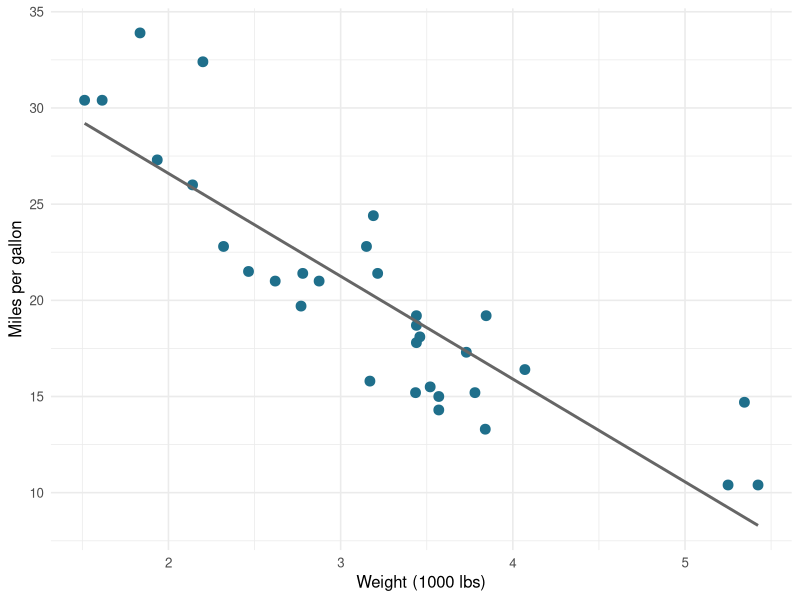
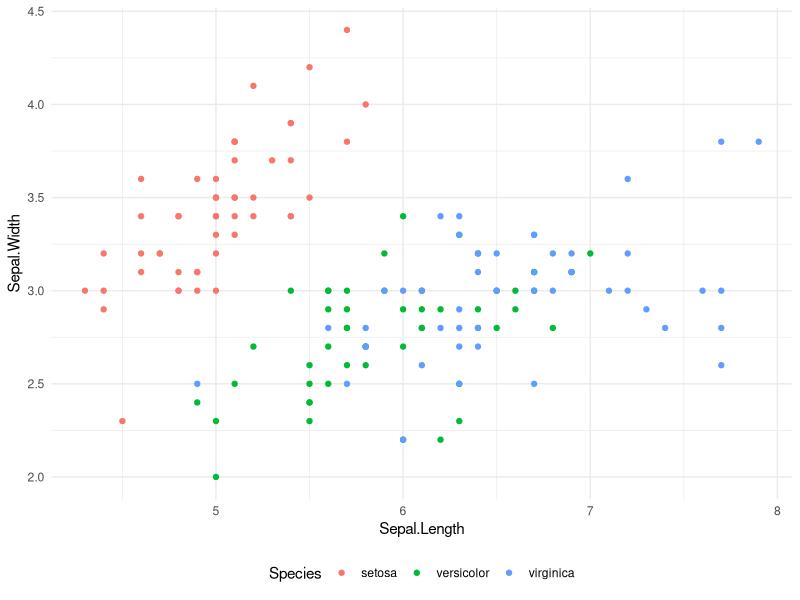
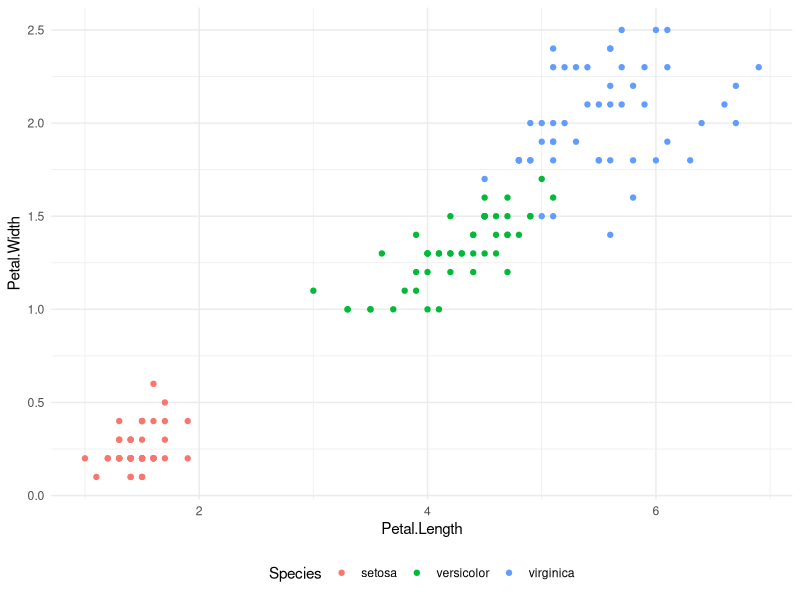

Generate these figures, in order, with R:
## ---- chunk 1
#| label: setup
#| include: false
library(knitr)
library(ggplot2)
## ---- chunk 2
#| label: tbl-mtcars
#| tbl-cap: "Fuel efficiency of selected cars (mtcars dataset)."
top5 <- mtcars[order(-mtcars$mpg), c("mpg", "cyl", "wt", "hp")][1:5, ]
kable(top5, digits = 1)
## ---- chunk 3
#| label: fig-mpg-wt
#| fig-cap: "Heavier cars use more fuel."
#| fig-width: 6
#| fig-height: 3.5
ggplot(mtcars, aes(wt, mpg)) +
  geom_point(colour = "#1f6f8b", size = 3) +
  geom_smooth(method = "lm", se = FALSE, colour = "grey40",
              formula = y ~ x) +
  labs(x = "Weight (1000 lbs)", y = "Miles per gallon") +
  theme_minimal(base_size = 12)
## ---- chunk 4
#| label: fig-iris-a
#| fig-cap: "Sepal dimensions."
#| fig-height: 4
ggplot(iris, aes(Sepal.Length, Sepal.Width, colour = Species)) +
  geom_point() + theme_minimal() + theme(legend.position = "bottom")
## ---- chunk 5
#| label: fig-iris-b
#| fig-cap: "Petal dimensions."
#| fig-height: 4
ggplot(iris, aes(Petal.Length, Petal.Width, colour = Species)) +
  geom_point() + theme_minimal() + theme(legend.position = "bottom")
## ---- chunk 6
#| label: tbl-tooth
#| tbl-cap: "Tooth growth by supplement (first rows)."
kable(head(ToothGrowth, 6))
